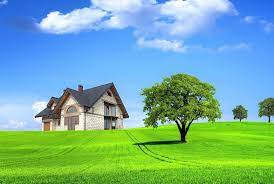
#> input picture self/S2_07052025/ConvertPython/Ex2_Python/nature.jpg, 274 x 184 px
$ python Ex2_1.py
#> lines starting #> are read from the running program, lines starting #| are printed output that depends on the picture; after the words box and inside, x2 and y2 are one past the last pixel; in counts of white or black regions, pixels touching at a corner belong together
import cv2
import matplotlib.pyplot as plt

img = cv2.imread('nature.jpg')
#> img is the input picture: shape (184, 274, 3); mean B, G, R 158.3, 175.6, 117.4
img_rgb = cv2.cvtColor(img, cv2.COLOR_BGR2RGB)
img_gray = cv2.cvtColor(img, cv2.COLOR_BGR2GRAY)
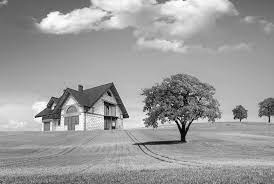
#> img_gray: shape (184, 274); min 1, max 254, mean 156.2
_, img_bw = cv2.threshold(img_gray, 127, 255, cv2.THRESH_BINARY)
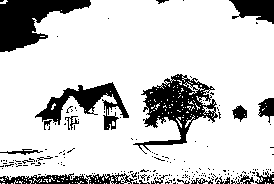
#> img_bw: shape (184, 274); 80.8% white; 191 black regions (173 under 20 px), largest, box (x1, y1, x2, y2) and area: (133, 74, 218, 154) 2575, (0, 0, 91, 52) 2431, (35, 82, 129, 130) 1568

plt.figure(figsize=(12, 4))
plt.subplot(1, 3, 1), plt.imshow(img_rgb), plt.title("Original Image", fontsize=15), plt.axis('off')
plt.subplot(1, 3, 2), plt.imshow(img_gray, cmap='gray'), plt.title("Grayscale Image", fontsize=15), plt.axis('off')
plt.subplot(1, 3, 3), plt.imshow(img_bw, cmap='gray'), plt.title("Binary Image", fontsize=15), plt.axis('off')
plt.show()
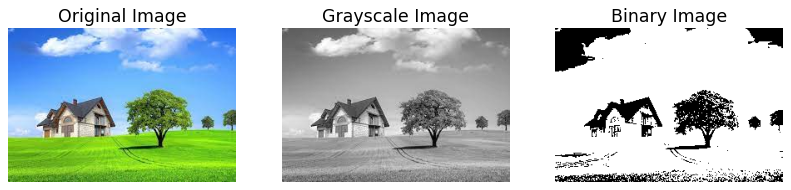
#> figure drawn by matplotlib, 3 panels
plt.savefig("Image_in_different_type.jpg")

cv2.imwrite('nature100.jpg', img)
cv2.imwrite('nature75.jpg', img, [int(cv2.IMWRITE_JPEG_QUALITY), 75])
cv2.imwrite('nature10.jpg', img, [int(cv2.IMWRITE_JPEG_QUALITY), 10])

$ run again, with self/S2_07052025/ConvertPython/Ex2_Python/Quantization_in_2-bits.jpg copied over self/S2_07052025/ConvertPython/Ex2_Python/nature.jpg
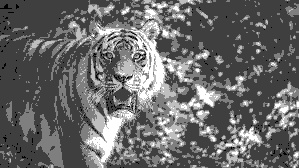
#> input picture self/S2_07052025/ConvertPython/Ex2_Python/Quantization_in_2-bits.jpg, 299 x 168 px
#> img is the input picture: shape (168, 299, 3); min 0, max 255, mean 104.6
#> `_, img_bw = cv2.threshold(img_gray, 127, 255, cv2.THRESH_BINARY)`:
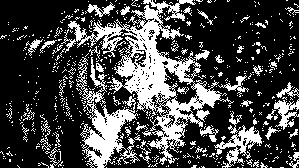
#> img_bw: shape (168, 299); 27.5% white; 616 white regions (569 under 20 px), largest, box (x1, y1, x2, y2) and area: (61, 0, 234, 165) 6511, (76, 57, 140, 168) 2309, (214, 125, 262, 168) 694
#> `plt.show()`:
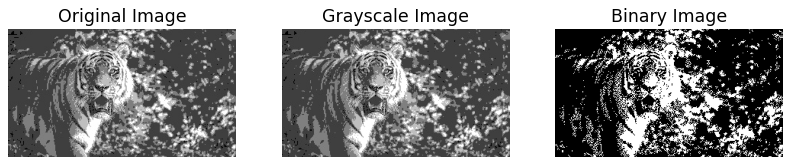
#> figure drawn by matplotlib, 3 panels
